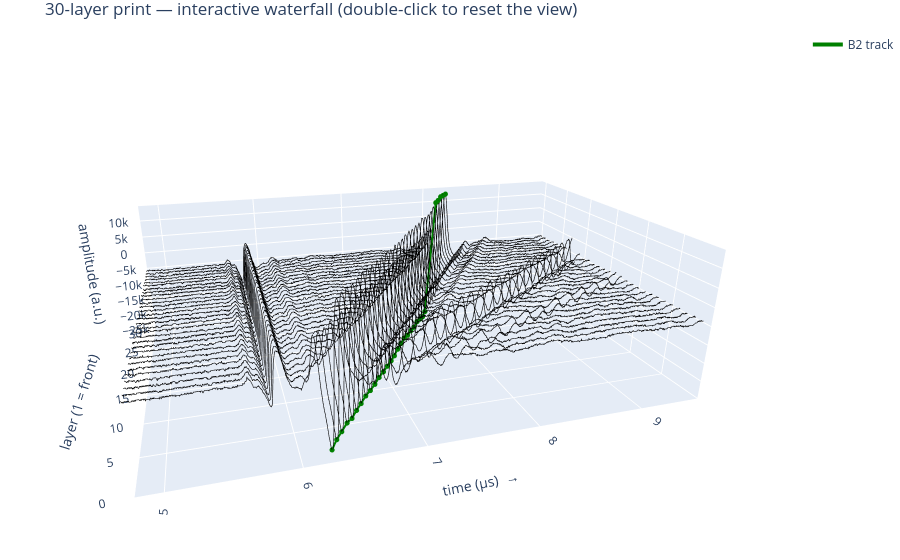

Notebook code cell kept with this figure:
### Markdown cell above
### Interactive 3D waterfall (rotate me!)

The same data as a rotatable 3D figure (plotly). Drag to rotate, scroll to zoom
— and **double-click to snap back to the starting view** at any time.

The starting camera is fixed on purpose, so that everyone in the class begins
from the same, readable orientation:

- **x = time (µs)**, increasing **left → right**, same direction as every other
  plot in this notebook;
- **y = layer index**, increasing into the depth of the scene — the front row is
  layer 1, the back row is layer 30;
- **z = amplitude**, vertical.

---

**Input** — identical to the previous cell (`wf_30` + `track30`); only the
rendering changes.

**What this cell does** — builds one 3D line per layer with plotly, using time
as x, layer index as y and amplitude as z, and adds the tracked B2 path as a
green 3D curve so you can see the echo front sweeping through the stack. It
then pins the camera: plotly's default viewpoint sits at `eye = (1.25, 1.25,
1.25)`, which makes the time axis run *right to left* on screen; a negative
`eye.y` flips it back to the natural left-to-right reading order.

**Output** — an interactive plotly figure. It works in Colab and in a live
Jupyter kernel; in a plain static export of the notebook it may appear blank,
which is normal.

### Code cell
import plotly.graph_objects as go

figly = go.Figure()
# Coarser decimation than the 2D plot (every 8th point) — 3D rendering in the
# browser is much heavier than a static image.
sl = slice(12000, 24000, 8)
for li in range(wf_30.shape[0]):
    x = wf_30[li, -1, sl]
    figly.add_trace(go.Scatter3d(
        x=t_us[sl], y=np.full(len(x), li + 1), z=x,      # time, layer, amplitude
        mode="lines", line=dict(color="black", width=1.2), showlegend=False))
# The tracked B2 path, drawn at the amplitude the waveform actually has there.
figly.add_trace(go.Scatter3d(
    x=t_us[track30.b2_idx], y=track30.layer,
    z=[wf_30[li, -1, b] for li, b in enumerate(track30.b2_idx)],
    mode="lines+markers", line=dict(color="green", width=4),
    marker=dict(size=3), name="B2 track"))
# Fix the starting viewpoint so the figure always opens the same way.
# Screen-right direction is proportional to (-eye.y, eye.x, 0): plotly's default
# eye = (1.25, 1.25, 1.25) therefore makes TIME run right-to-left. A negative
# eye.y restores the normal left-to-right reading order, and the explicit
# ascending ranges make the axis directions unambiguous.
figly.update_layout(
    scene=dict(
        xaxis=dict(title="time (µs)  →", range=[t_us[sl][0], t_us[sl][-1]]),
        yaxis=dict(title="layer (1 = front)", range=[0, wf_30.shape[0] + 1]),
        zaxis=dict(title="amplitude (a.u.)"),
        camera=dict(eye=dict(x=-0.6, y=-2.0, z=0.8),   # viewer in front, slightly left
                    up=dict(x=0, y=0, z=1)),           # keep z vertical
        aspectmode="manual", aspectratio=dict(x=1.7, y=1.1, z=0.5)),
    height=560, margin=dict(l=0, r=0, t=30, b=0),
    title="30-layer print — interactive waterfall (double-click to reset the view)")
figly.show()

### Figure 1 — Plotly figure (JSON) as saved in the notebook; plotly's stock layout.template omitted (floating-point values rounded to 4 significant figures; data arrays with more than 128 entries replaced by an {"elided": "..."} marker saying what was removed)
{"data": [{"line": {"color": "black", "width": 1.2}, "mode": "lines", "showlegend": false, "type": "scatter3d", "x": {"elided": "1500 float values"}, "y": {"elided": "1500 int values"}, "z": {"elided": "1500 float values"}}, {"line": {"color": "black", "width": 1.2}, "mode": "lines", "showlegend": false, "type": "scatter3d", "x": {"elided": "1500 float values"}, "y": {"elided": "1500 int values"}, "z": {"elided": "1500 float values"}}, {"line": {"color": "black", "width": 1.2}, "mode": "lines", "showlegend": false, "type": "scatter3d", "x": {"elided": "1500 float values"}, "y": {"elided": "1500 int values"}, "z": {"elided": "1500 float values"}}, {"line": {"color": "black", "width": 1.2}, "mode": "lines", "showlegend": false, "type": "scatter3d", "x": {"elided": "1500 float values"}, "y": {"elided": "1500 int values"}, "z": {"elided": "1500 float values"}}, {"line": {"color": "black", "width": 1.2}, "mode": "lines", "showlegend": false, "type": "scatter3d", "x": {"elided": "1500 float values"}, "y": {"elided": "1500 int values"}, "z": {"elided": "1500 float values"}}, {"line": {"color": "black", "width": 1.2}, "mode": "lines", "showlegend": false, "type": "scatter3d", "x": {"elided": "1500 float values"}, "y": {"elided": "1500 int values"}, "z": {"elided": "1500 float values"}}, {"line": {"color": "black", "width": 1.2}, "mode": "lines", "showlegend": false, "type": "scatter3d", "x": {"elided": "1500 float values"}, "y": {"elided": "1500 int values"}, "z": {"elided": "1500 float values"}}, {"line": {"color": "black", "width": 1.2}, "mode": "lines", "showlegend": false, "type": "scatter3d", "x": {"elided": "1500 float values"}, "y": {"elided": "1500 int values"}, "z": {"elided": "1500 float values"}}, {"line": {"color": "black", "width": 1.2}, "mode": "lines", "showlegend": false, "type": "scatter3d", "x": {"elided": "1500 float values"}, "y": {"elided": "1500 int values"}, "z": {"elided": "1500 float values"}}, {"line": {"color": "black", "width": 1.2}, "mode": "lines", "showlegend": false, "type": "scatter3d", "x": {"elided": "1500 float values"}, "y": {"elided": "1500 int values"}, "z": {"elided": "1500 float values"}}, {"line": {"color": "black", "width": 1.2}, "mode": "lines", "showlegend": false, "type": "scatter3d", "x": {"elided": "1500 float values"}, "y": {"elided": "1500 int values"}, "z": {"elided": "1500 float values"}}, {"line": {"color": "black", "width": 1.2}, "mode": "lines", "showlegend": false, "type": "scatter3d", "x": {"elided": "1500 float values"}, "y": {"elided": "1500 int values"}, "z": {"elided": "1500 float values"}}, {"line": {"color": "black", "width": 1.2}, "mode": "lines", "showlegend": false, "type": "scatter3d", "x": {"elided": "1500 float values"}, "y": {"elided": "1500 int values"}, "z": {"elided": "1500 float values"}}, {"line": {"color": "black", "width": 1.2}, "mode": "lines", "showlegend": false, "type": "scatter3d", "x": {"elided": "1500 float values"}, "y": {"elided": "1500 int values"}, "z": {"elided": "1500 float values"}}, {"line": {"color": "black", "width": 1.2}, "mode": "lines", "showlegend": false, "type": "scatter3d", "x": {"elided": "1500 float values"}, "y": {"elided": "1500 int values"}, "z": {"elided": "1500 float values"}}, {"line": {"color": "black", "width": 1.2}, "mode": "lines", "showlegend": false, "type": "scatter3d", "x": {"elided": "1500 float values"}, "y": {"elided": "1500 int values"}, "z": {"elided": "1500 float values"}}, {"line": {"color": "black", "width": 1.2}, "mode": "lines", "showlegend": false, "type": "scatter3d", "x": {"elided": "1500 float values"}, "y": {"elided": "1500 int values"}, "z": {"elided": "1500 float values"}}, {"line": {"color": "black", "width": 1.2}, "mode": "lines", "showlegend": false, "type": "scatter3d", "x": {"elided": "1500 float values"}, "y": {"elided": "1500 int values"}, "z": {"elided": "1500 float values"}}, {"line": {"color": "black", "width": 1.2}, "mode": "lines", "showlegend": false, "type": "scatter3d", "x": {"elided": "1500 float values"}, "y": {"elided": "1500 int values"}, "z": {"elided": "1500 float values"}}, {"line": {"color": "black", "width": 1.2}, "mode": "lines", "showlegend": false, "type": "scatter3d", "x": {"elided": "1500 float values"}, "y": {"elided": "1500 int values"}, "z": {"elided": "1500 float values"}}, {"line": {"color": "black", "width": 1.2}, "mode": "lines", "showlegend": false, "type": "scatter3d", "x": {"elided": "1500 float values"}, "y": {"elided": "1500 int values"}, "z": {"elided": "1500 float values"}}, {"line": {"color": "black", "width": 1.2}, "mode": "lines", "showlegend": false, "type": "scatter3d", "x": {"elided": "1500 float values"}, "y": {"elided": "1500 int values"}, "z": {"elided": "1500 float values"}}, {"line": {"color": "black", "width": 1.2}, "mode": "lines", "showlegend": false, "type": "scatter3d", "x": {"elided": "1500 float values"}, "y": {"elided": "1500 int values"}, "z": {"elided": "1500 float values"}}, {"line": {"color": "black", "width": 1.2}, "mode": "lines", "showlegend": false, "type": "scatter3d", "x": {"elided": "1500 float values"}, "y": {"elided": "1500 int values"}, "z": {"elided": "1500 float values"}}, {"line": {"color": "black", "width": 1.2}, "mode": "lines", "showlegend": false, "type": "scatter3d", "x": {"elided": "1500 float values"}, "y": {"elided": "1500 int values"}, "z": {"elided": "1500 float values"}}, {"line": {"color": "black", "width": 1.2}, "mode": "lines", "showlegend": false, "type": "scatter3d", "x": {"elided": "1500 float values"}, "y": {"elided": "1500 int values"}, "z": {"elided": "1500 float values"}}, {"line": {"color": "black", "width": 1.2}, "mode": "lines", "showlegend": false, "type": "scatter3d", "x": {"elided": "1500 float values"}, "y": {"elided": "1500 int values"}, "z": {"elided": "1500 float values"}}, {"line": {"color": "black", "width": 1.2}, "mode": "lines", "showlegend": false, "type": "scatter3d", "x": {"elided": "1500 float values"}, "y": {"elided": "1500 int values"}, "z": {"elided": "1500 float values"}}, {"line": {"color": "black", "width": 1.2}, "mode": "lines", "showlegend": false, "type": "scatter3d", "x": {"elided": "1500 float values"}, "y": {"elided": "1500 int values"}, "z": {"elided": "1500 float values"}}, {"line": {"color": "black", "width": 1.2}, "mode": "lines", "showlegend": false, "type": "scatter3d", "x": {"elided": "1500 float values"}, "y": {"elided": "1500 int values"}, "z": {"elided": "1500 float values"}}, {"line": {"color": "green", "width": 4}, "marker": {"size": 3}, "mode": "lines+markers", "name": "B2 track", "type": "scatter3d", "x": [6.242, 6.301, 6.363, 6.43, 6.494, 6.558, 6.623, 6.69, 6.759, 6.828, 6.896, 6.967, 7.036, 7.102, 7.166, 7.23, 7.296, 7.364, 7.433, 7.502, 7.572, 7.641, 7.71, 7.776, 7.839, 7.983, 8.048, 8.115, 8.182, 8.251], "y": [1, 2, 3, 4, 5, 6, 7, 8, 9, 10, 11, 12, 13, 14, 15, 16, 17, 18, 19, 20, 21, 22, 23, 24, 25, 26, 27, 28, 29, 30], "z": [-23640.0, -23130.0, -23130.0, -22870.0, -23640.0, -23390.0, -23390.0, -23130.0, -23390.0, -23390.0, -23130.0, -23130.0, -23130.0, -23130.0, -23130.0, -22620.0, -22360.0, -22100.0, -22620.0, -22620.0, -22870.0, -22360.0, -22870.0, -23390.0, -22870.0, 12850.0, 12850.0, 13360.0, 13110.0, 12850.0]}], "layout": {"height": 560, "margin": {"b": 0, "l": 0, "r": 0, "t": 30}, "scene": {"aspectmode": "manual", "aspectratio": {"x": 1.7, "y": 1.1, "z": 0.5}, "camera": {"eye": {"x": -0.6, "y": -2.0, "z": 0.8}, "up": {"x": 0, "y": 0, "z": 1}}, "xaxis": {"range": [4.8, 9.597], "title": {"text": "time (µs)  →"}}, "yaxis": {"range": [0, 31], "title": {"text": "layer (1 = front)"}}, "zaxis": {"title": {"text": "amplitude (a.u.)"}}}, "title": {"text": "30-layer print — interactive waterfall (double-click to reset the view)"}}}
